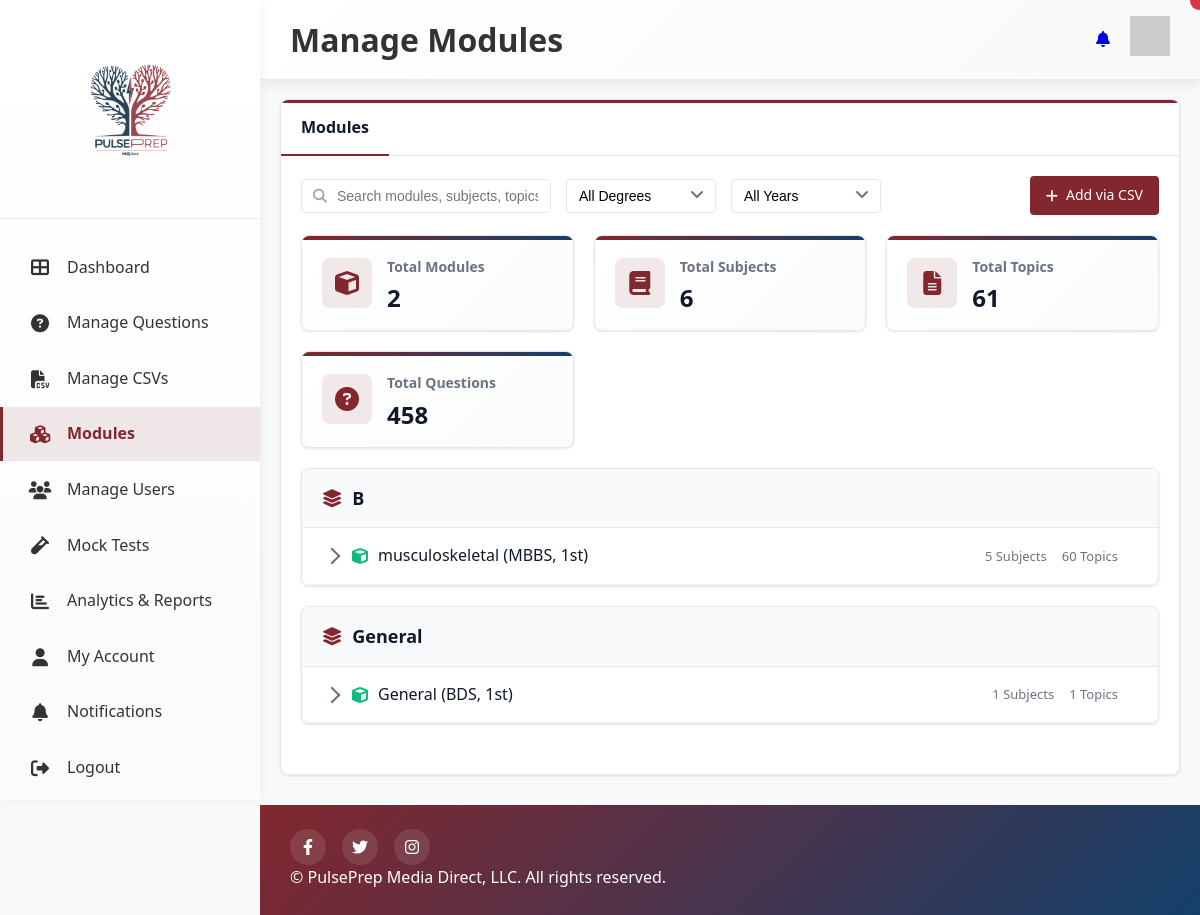
Screenshot of /managemodule/ with the database file from the repository.
### questionbank/models.py (models this page shows, shortened)
class Question(models.Model):
    QUESTION_TYPE_CHOICES = [
        ('MCQ', 'Multiple Choice'),
        ('SEQ', 'Short Essay Question'),
        ('NOTE', 'Notes'),
    ]
    DIFFICULTY_CHOICES = [
        ('Easy', 'Easy'),
        ('Medium', 'Medium'),
        ('Hard', 'Hard'),
    ]
    DEGREE_CHOICES = [
        ('MBBS', 'MBBS'),
        ('BDS', 'BDS'),
    ]
    YEAR_CHOICES = [
        ('1st', '1st'),
        ('2nd', '2nd'),
        ('3rd', '3rd'),
        ('4th', '4th'),
        ('5th', '5th'),
    ]
    CORRECT_ANSWER_CHOICES = [
        ('A', 'A'),
        ('B', 'B'),
        ('C', 'C'),
        ('D', 'D'),
        ('E', 'E'),  # Added Option E
    ]
    question_text = models.TextField()
    question_type = models.CharField(max_length=4, choices=QUESTION_TYPE_CHOICES, default='MCQ')
    created_on = models.DateTimeField(default=timezone.now)
    created_by = models.ForeignKey(settings.AUTH_USER_MODEL, on_delete=models.SET_NULL, null=True, blank=True)
    option_a = models.TextField(blank=True, null=True)
    option_b = models.TextField(blank=True, null=True)
    option_c = models.TextField(blank=True, null=True)
    option_d = models.TextField(blank=True, null=True)
    option_e = models.TextField(blank=True, null=True)  # Added Option E
    correct_answer = models.CharField(max_length=1, choices=CORRECT_ANSWER_CHOICES, blank=True, null=True)
    degree = models.CharField(max_length=4, choices=DEGREE_CHOICES, default='MBBS')
    year = models.CharField(max_length=3, choices=YEAR_CHOICES, default='1st')
    block = models.CharField(max_length=100, default='General')
    module = models.CharField(max_length=100, default='General')
    subject = models.CharField(max_length=100, default='General')
    topic = models.CharField(max_length=100, default='General')
    difficulty = models.CharField(max_length=6, choices=DIFFICULTY_CHOICES, default='Medium')
    explanation = models.TextField(blank=True, null=True)

### managemodule/views.py (the view, shortened to what this page needs)
# urls.py: path('managemodule/', include('managemodule.urls')),
def managemodule(request):
    query = request.GET.get('q', '')
    filter_degree = request.GET.get('degree', '')
    filter_year = request.GET.get('year', '')
    filter_block = request.GET.get('filter_block', '')
    questions = Question.objects.all()
    if filter_degree:
        questions = questions.filter(degree=filter_degree)
    if filter_year:
        questions = questions.filter(year=filter_year)
    if filter_block:
        questions = questions.filter(block__icontains=filter_block)
    all_blocks = Question.objects.values('block').distinct().order_by('block')
    block_module_map = []
    for block in all_blocks:
        block_name = block['block']
        block_questions = questions.filter(block=block_name)
        if not block_questions.exists():
            continue
        modules = block_questions.values('module', 'degree', 'year').distinct().order_by('module', 'degree', 'year')
        module_list = []
        for module in modules:
            module_name = module['module']
            degree = module['degree']
            year = module['year']
            module_questions = block_questions.filter(
                module=module_name, degree=degree, year=year
            )
            subjects = module_questions.values('subject').distinct().order_by('subject')
            subject_list = []
            for subject in subjects:
                subject_name = subject['subject']
                subject_questions = module_questions.filter(subject=subject_name)
                topics = subject_questions.values('topic').distinct().order_by('topic')
                topic_list = []
                for topic in topics:
                    topic_name = topic['topic']
                    topic_questions_count = subject_questions.filter(topic=topic_name).count()
                    topic_list.append({
                        'name': topic_name,
                        'questions_count': topic_questions_count,
                        'block': block_name,
                        'module': module_name,
                        'subject': subject_name,
                        'degree': degree,
                        'year': year,
                    })
                if topic_list:  # Only add subject if it has topics
                    subject_list.append({
                        'name': subject_name,
                        'topics': topic_list,
                        'topics_count': len(topic_list),
                    })
            if subject_list:  # Only add module if it has subjects
                module_list.append({
                    'name': module_name,
                    'degree': degree,
                    'year': year,
                    'subjects': subject_list,
                    'subjects_count': len(subject_list),
                    'topics_count': sum(len(s['topics']) for s in subject_list),
                })
        if module_list:  # Only add block if it has modules
            block_module_map.append({
                'block': block_name,
                'modules': module_list,
            })
    stats = {
        'modules_count': questions.values('module', 'degree', 'year').distinct().count(),
        'subjects_count': questions.values('subject').distinct().count(),
        'topics_count': questions.values('topic').distinct().count(),
        'total_questions': questions.count(),
    }
    context = {
        'block_module_map': block_module_map,
        'blocks': all_blocks,
        'stats': stats,
        'query': query,
        'filter_degree': filter_degree,
        'filter_year': filter_year,
        'filter_block': filter_block,
        'degree_choices': Question.DEGREE_CHOICES,
        'year_choices': Question.YEAR_CHOICES,
    }
    return render(request, 'managemodule/managemodule.html', context)

### templates/managemodule/managemodule.html (shortened to what this page needs)
{% load static %}
<!DOCTYPE html>
<html lang="en">
  <head>
    <link rel="stylesheet" href="{% static 'css/DAstyles.css' %}" />
    <link rel="stylesheet" href="{% static 'css/manage-modules.css' %}" />
    <link
      rel="stylesheet"
      href="https://cdnjs.cloudflare.com/ajax/libs/font-awesome/6.4.0/css/all.min.css"
    />
  </head>
  <body>
    <div class="container">
<aside class="sidebar">
  <div class="logo-container">
    <img src="{% static 'images/Logo.png' %}" alt="PulsePrep Logo" class="logo" />
  </div>
  <nav class="nav-menu">
    <a href="{% url 'dashboard' %}" class="nav-item {% if request.resolver_match.url_name == 'dashboard' %}active{% endif %}">
      <i class="fas fa-th-large"></i>
      <span>Dashboard</span>
    </a>
    <a href="{% url 'questionbank' %}" class="nav-item {% if request.resolver_match.url_name == 'questionbank' %}active{% endif %}">
      <i class="fas fa-question-circle"></i>
      <span>Manage Questions</span>
    </a>
    <a href="{% url 'manage_csv' %}" class="nav-item {% if request.resolver_match.url_name == 'manage_csv' %}active{% endif %}">
      <i class="fas fa-file-csv"></i>
      <span>Manage CSVs</span>
    </a>
    <a href="{% url 'managemodule' %}" class="nav-item {% if request.resolver_match.url_name == 'managemodule' %}active{% endif %}">
      <i class="fas fa-cubes"></i>
      <span>Modules</span>
    </a>
    <a href="/admin/user_management/customuser/" class="nav-item">
      <i class="fas fa-users"></i>
      <span>Manage Users</span>
    </a>
    <a href="{% url 'mocktest_list' %}" class="nav-item {% if request.resolver_match.url_name == 'mocktest_list' %}active{% endif %}">
      <i class="fas fa-vial"></i>
      <span>Mock Tests</span>
    </a>
    <a href="{% url 'analytics_report' %}" class="nav-item {% if request.resolver_match.url_name == 'analytics_report' %}active{% endif %}">
      <i class="fas fa-chart-bar"></i>
      <span>Analytics & Reports</span>
    </a>
    <a href="{% url 'myaccount' %}" class="nav-item {% if request.resolver_match.url_name == 'myaccount' %}active{% endif %}">
      <i class="fas fa-user"></i>
      <span>My Account</span>
    </a>
    <a href="{% url 'notification_center' %}" class="nav-item {% if request.resolver_match.url_name == 'notification_center' %}active{% endif %}">
      <i class="fas fa-bell"></i>
      <span>Notifications</span>
    </a>
    <a href="{% url 'logout' %}" class="nav-item">
      <i class="fas fa-sign-out-alt"></i>
      <span>Logout</span>
    </a>
  </nav>
</aside>
      <main class="main-content">
        <header class="header">
          <h1>Manage Modules</h1>
          <div class="user-menu">
            <div class="notification-container">
              <a href="{% url 'notification_center' %}"><i class="fas fa-bell"></i></a>
              <span class="notification-badge"></span>
            </div>
            <div class="avatar">
              <img src="https://i.pravatar.cc/40?img=12" alt="User Avatar" />
            </div>
          </div>
        </header>
        <div class="page-content">
          <div class="content-card">
            <div class="content-tabs">
              <div class="tab active">Modules</div>
            </div>
            <div class="tab-content">
              <div class="module-controls">
                <div class="controls-left">
                  <form method="GET" action="{% url 'managemodule' %}" class="search-form">
                    <div class="search-container">
                      <input
                        type="text"
                        placeholder="Search modules, subjects, topics..."
                        class="search-input"
                        name="q"
                        value="{{ query }}"
                      />
                      <i class="fas fa-search search-icon"></i>
                    </div>
                    <div class="filter-container">
                      <select class="filter-select" name="degree" onchange="this.form.submit()">
                        <option value="" {% if not filter_degree %}selected{% endif %}>All Degrees</option>
                      </select>
                    </div>
                    <div class="filter-container">
                      <select class="filter-select" name="year" onchange="this.form.submit()">
                        <option value="" {% if not filter_year %}selected{% endif %}>All Years</option>
                      </select>
                    </div>
                  </form>
                </div>
                <div class="controls-right">
                  <a href="{% url 'manage_csv' %}" class="btn-primary">
                    <i class="fas fa-plus"></i> Add via CSV
                  </a>
                </div>
              </div>
              <div class="module-stats-row">
                <div class="stat-card">
                  <div class="stat-icon">
                    <i class="fas fa-cube"></i>
                  </div>
                  <div class="stat-info">
                    <h3>Total Modules</h3>
                    <p class="stat-value">{{ stats.modules_count }}</p>
                  </div>
                </div>
                <div class="stat-card">
                  <div class="stat-icon">
                    <i class="fas fa-book"></i>
                  </div>
                  <div class="stat-info">
                    <h3>Total Subjects</h3>
                    <p class="stat-value">{{ stats.subjects_count }}</p>
                  </div>
                </div>
                <div class="stat-card">
                  <div class="stat-icon">
                    <i class="fas fa-file-alt"></i>
                  </div>
                  <div class="stat-info">
                    <h3>Total Topics</h3>
                    <p class="stat-value">{{ stats.topics_count }}</p>
                  </div>
                </div>
                <div class="stat-card">
                  <div class="stat-icon">
                    <i class="fas fa-question-circle"></i>
                  </div>
                  <div class="stat-info">
                    <h3>Total Questions</h3>
                    <p class="stat-value">{{ stats.total_questions }}</p>
                  </div>
                </div>
              </div>
              <div class="module-structure">
                {% for block_data in block_module_map %}
                  <div class="module-block-card">
                    <div class="block-header">
                      <div class="block-title">
                        <i class="fas fa-layer-group"></i>
                        <h2>{{ block_data.block }}</h2>
                      </div>
                    </div>
                    <div class="block-content">
                      {% for module in block_data.modules %}
                        <div class="module-item">
                          <div class="module-header" onclick="toggleModule(this)">
                            <div class="module-indicator collapsed"></div>
                            <div class="module-title">
                              <i class="fas fa-cube module-icon-green"></i>
                              <span>{{ module.name }} ({{ module.degree }}, {{ module.year }})</span>
                            </div>
                            <div class="module-meta">
                              <span class="module-subjects">{{ module.subjects_count }} Subjects</span>
                              <span class="module-topics">{{ module.topics_count }} Topics</span>
                            </div>
                          </div>
                          <div class="module-content collapsed">
                          </div>
                        </div>
                      {% endfor %}
                    </div>
                  </div>
                {% endfor %}
              </div>
            </div>
          </div>
        </div>
        <footer class="footer">
          <div class="social-links">
            <a href="#"><i class="fab fa-facebook-f"></i></a>
            <a href="#"><i class="fab fa-twitter"></i></a>
            <a href="#"><i class="fab fa-instagram"></i></a>
          </div>
          <div class="copyright">
            &copy; PulsePrep Media Direct, LLC. All rights reserved.
          </div>
        </footer>
      </main>
    </div>
  </body>
</html>

### rows the page displays
Question: name "General", degree "BDS", year "1st", subjects_count "1", topics_count "1"

### other values shown
{{ stats.modules_count }} "2"
{{ stats.subjects_count }} "6"
{{ stats.topics_count }} "61"
{{ stats.total_questions }} "458"
{{ block_data.block }} "B" "General"
{{ module.name }} "musculoskeletal"
{{ module.degree }} "MBBS"
{{ module.year }} "1st"
{{ module.subjects_count }} "5"
{{ module.topics_count }} "60"
